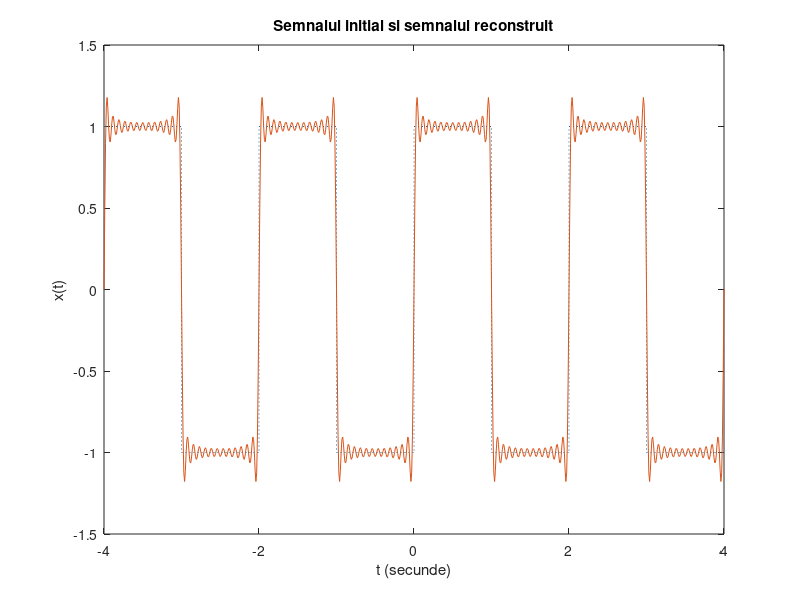
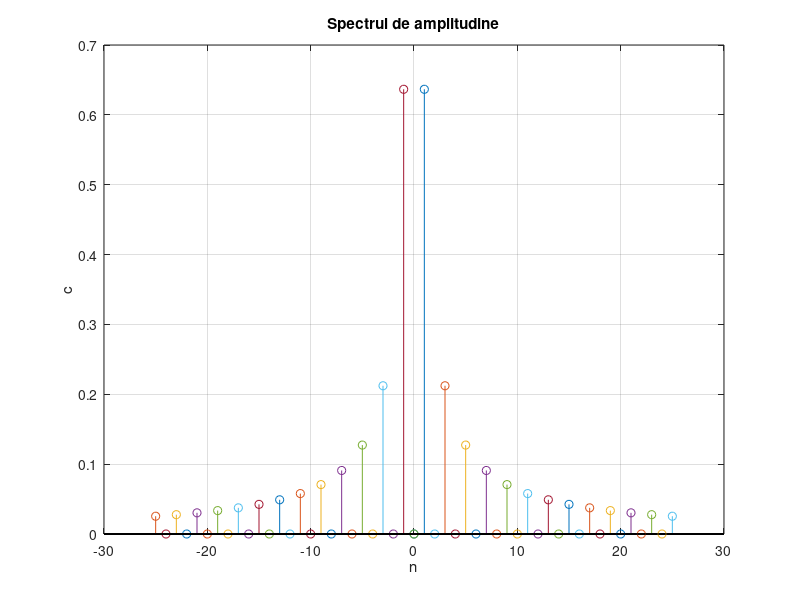

Write MATLAB code to recreate these figures, in order.

clear;                             
clf;                              

N = 25; 
P=40;                              
wo =pi; 
                          
c0 = 0;                           
t = -4:0.01:4;                     % rezolutie

figure(1)                          

% SF exponentiala

x = c0/2;                     % initializ x cu c0

for n = -N:2:N,                    
  cn = 2/(j*n*wo);                        % Coeficientii seriei fourieri
  x = x + real(cn*exp(j*n*wo*t)); %SFE
end


plot([ -4 -3 -3 -2 -2 -1 -1  0 0 1  1  2 2 3 3 4],...    % plot 
     [1 1 -1 -1 1 1 -1 -1 1 1 -1 -1 1 1 -1 -1], ':');
hold;
plot(t,x);			    % plot SFE
xlabel('t (secunde)'); ylabel('x(t)');
title('Semnalul initial si semnalul reconstruit');
hold;

% Spectrul de amplitudine a SFE

figure(2)                          % figura 2


stem(0,c0);                       
                                   %folosim stem pentru discret

hold;
for n = -N:2:N,                    
  cn = 2/(j*n*wo);                 % Coeficientii
  stem(n,abs(cn))               
end
for n = -N+1:2:N-1,                
  cn = 0;                         
  stem(n,abs(cn));              
end

xlabel('n')
ylabel('c')
title('Spectrul de amplitudine'); 
grid;
hold;
